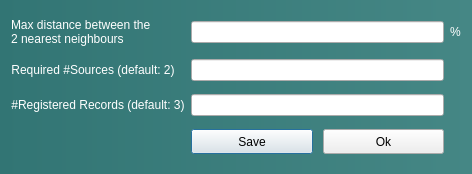
<?xml version="1.0" encoding="UTF-8"?>
<ui version="4.0">
 <class>GradingOptionsDialog</class>
 <widget class="QDialog" name="GradingOptionsDialog">
  <property name="geometry">
   <rect>
    <x>0</x>
    <y>0</y>
    <width>472</width>
    <height>174</height>
   </rect>
  </property>
  <property name="windowTitle">
   <string>Grading Options</string>
  </property>
  <property name="styleSheet">
   <string notr="true">QDialog#GradingOptionsDialog{
background:qlineargradient(spread:pad, x1:0, y1:0.511364, x2:1, y2:0.511364, stop:0 rgba(50, 117, 116,255) , stop:1 rgba(69, 135, 133,255) )
}</string>
  </property>
  <layout class="QGridLayout" name="gridLayout">
   <item row="1" column="1" colspan="2">
    <widget class="QLineEdit" name="sourcesText"/>
   </item>
   <item row="0" column="1" colspan="2">
    <widget class="QLineEdit" name="distanceText">
     <property name="sizePolicy">
      <sizepolicy hsizetype="MinimumExpanding" vsizetype="Fixed">
       <horstretch>0</horstretch>
       <verstretch>0</verstretch>
      </sizepolicy>
     </property>
    </widget>
   </item>
   <item row="2" column="0">
    <widget class="QLabel" name="recordsLabel">
     <property name="sizePolicy">
      <sizepolicy hsizetype="Fixed" vsizetype="Preferred">
       <horstretch>0</horstretch>
       <verstretch>0</verstretch>
      </sizepolicy>
     </property>
     <property name="styleSheet">
      <string notr="true">color:white</string>
     </property>
     <property name="text">
      <string>#Registered Records (default: 3)</string>
     </property>
     <property name="alignment">
      <set>Qt::AlignCenter</set>
     </property>
    </widget>
   </item>
   <item row="1" column="0">
    <widget class="QLabel" name="sourcesLabel">
     <property name="sizePolicy">
      <sizepolicy hsizetype="Fixed" vsizetype="Preferred">
       <horstretch>0</horstretch>
       <verstretch>0</verstretch>
      </sizepolicy>
     </property>
     <property name="styleSheet">
      <string notr="true">color:white
</string>
     </property>
     <property name="text">
      <string>Required #Sources (default: 2)</string>
     </property>
     <property name="alignment">
      <set>Qt::AlignCenter</set>
     </property>
    </widget>
   </item>
   <item row="0" column="3">
    <widget class="QLabel" name="label">
     <property name="sizePolicy">
      <sizepolicy hsizetype="Maximum" vsizetype="Preferred">
       <horstretch>0</horstretch>
       <verstretch>0</verstretch>
      </sizepolicy>
     </property>
     <property name="styleSheet">
      <string notr="true">color:white</string>
     </property>
     <property name="text">
      <string>%</string>
     </property>
    </widget>
   </item>
   <item row="0" column="0">
    <widget class="QLabel" name="distanceLabel">
     <property name="sizePolicy">
      <sizepolicy hsizetype="Fixed" vsizetype="Preferred">
       <horstretch>0</horstretch>
       <verstretch>0</verstretch>
      </sizepolicy>
     </property>
     <property name="styleSheet">
      <string notr="true">color: white</string>
     </property>
     <property name="text">
      <string>Max distance between the
2 nearest neighbours</string>
     </property>
     <property name="alignment">
      <set>Qt::AlignJustify|Qt::AlignVCenter</set>
     </property>
    </widget>
   </item>
   <item row="2" column="1" colspan="2">
    <widget class="QLineEdit" name="recordsText"/>
   </item>
   <item row="3" column="1" colspan="2">
    <layout class="QHBoxLayout" name="horizontalLayout">
     <property name="spacing">
      <number>10</number>
     </property>
     <item>
      <widget class="QPushButton" name="saveButton">
       <property name="sizePolicy">
        <sizepolicy hsizetype="Minimum" vsizetype="Maximum">
         <horstretch>0</horstretch>
         <verstretch>0</verstretch>
        </sizepolicy>
       </property>
       <property name="minimumSize">
        <size>
         <width>50</width>
         <height>25</height>
        </size>
       </property>
       <property name="styleSheet">
        <string notr="true">QPushButton#save_options_button{
color:white;
background:rgb(25, 150, 141);
border-color:rgb(25, 150, 141);
border-radius: 5px;
height: 25px
}

QPushButton#save_options_button:hover
{
color:(220, 223, 223);
background:rgb(21, 156, 143);
border-color:rgb(21, 156, 143);
border-radius: 5px;
height: 25px
}

QPushButton#save_options_button:pressed
{
color:rgb(211, 213, 213);
background:rgb(16, 117, 107);
border-color:rgb(16, 117, 107);
border-radius: 5px;
height: 25px
}</string>
       </property>
       <property name="text">
        <string>Save</string>
       </property>
      </widget>
     </item>
     <item>
      <widget class="QPushButton" name="okButton">
       <property name="sizePolicy">
        <sizepolicy hsizetype="Minimum" vsizetype="Maximum">
         <horstretch>0</horstretch>
         <verstretch>0</verstretch>
        </sizepolicy>
       </property>
       <property name="minimumSize">
        <size>
         <width>50</width>
         <height>25</height>
        </size>
       </property>
       <property name="styleSheet">
        <string notr="true">QPushButton#ok_button{
color:white;
background:rgb(25, 150, 141);
border-color:rgb(25, 150, 141);
border-radius: 5px;
height: 25px
}

QPushButton#ok_button:hover
{
color:(220, 223, 223);
background:rgb(21, 156, 143);
border-color:rgb(21, 156, 143);
border-radius: 5px;
height: 25px
}

QPushButton#sok_button:pressed
{
color:rgb(211, 213, 213);
background:rgb(16, 117, 107);
border-color:rgb(16, 117, 107);
border-radius: 5px;
height: 25px
}</string>
       </property>
       <property name="text">
        <string>Ok</string>
       </property>
      </widget>
     </item>
    </layout>
   </item>
  </layout>
 </widget>
 <tabstops>
  <tabstop>distanceText</tabstop>
  <tabstop>sourcesText</tabstop>
  <tabstop>recordsText</tabstop>
  <tabstop>saveButton</tabstop>
  <tabstop>okButton</tabstop>
 </tabstops>
 <resources/>
 <connections/>
</ui>
